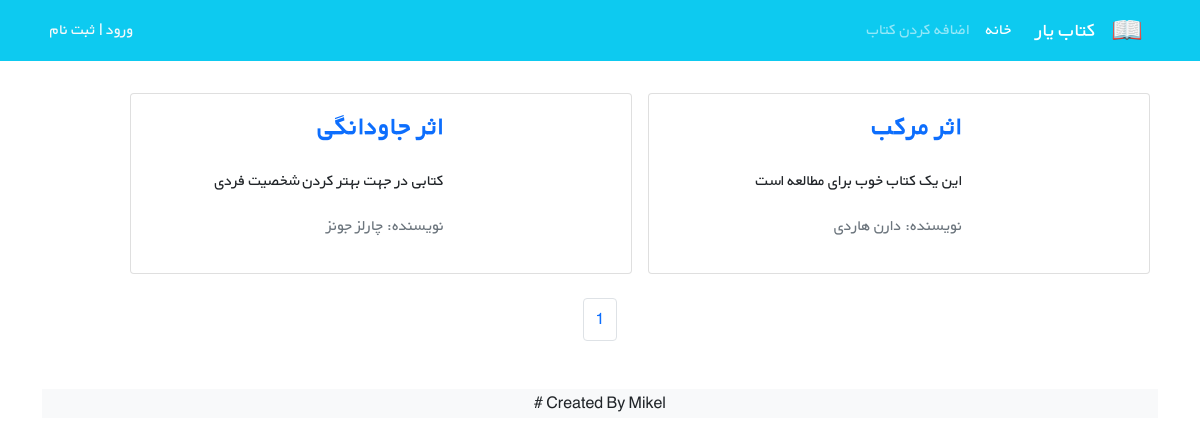
The page /books/ on the database as committed earlier.
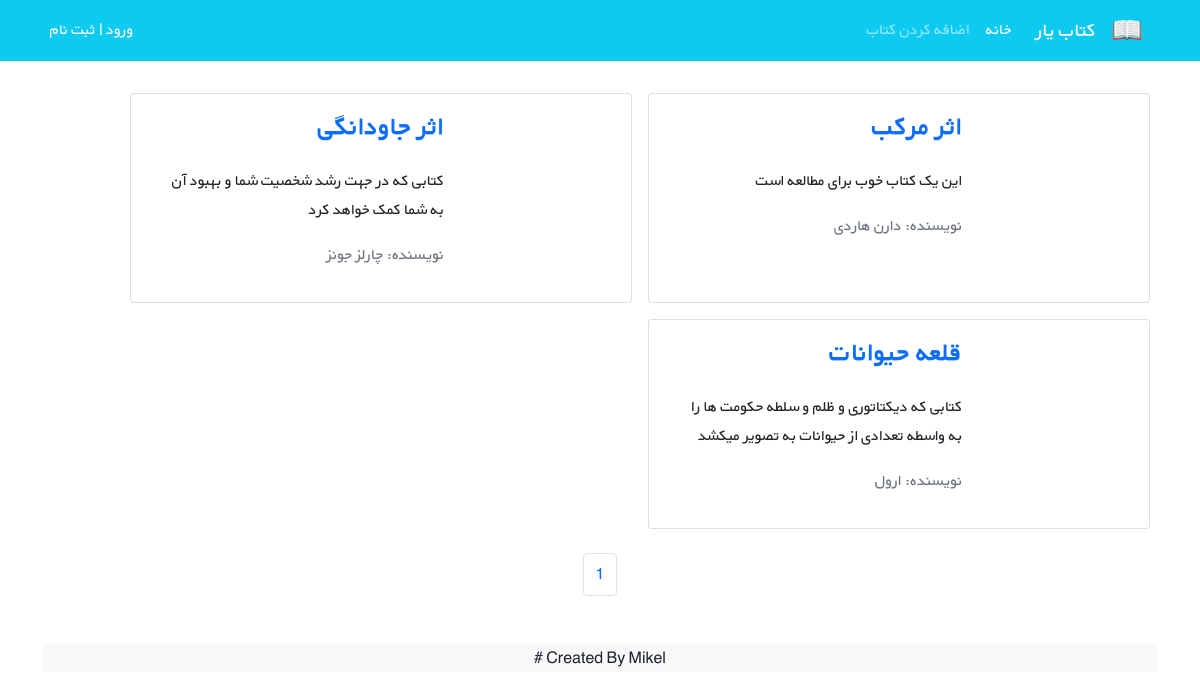
The same page on the database as committed later.
### books/models.py (models this page shows, shortened)
class Book(models.Model):
    title = models.CharField(max_length=200)
    author = models.CharField(max_length=200)
    context = models.TextField()
    price = models.DecimalField(max_digits=5, decimal_places=2)
    cover = models.ImageField(upload_to='covers/', blank=True)
    def get_absolute_url(self):
        return reverse('book_detail', args=[self.id])

### books/views.py (the view)
# urls.py: path('', BookListView.as_view(), name='book_list'),
class BookListView(generic.ListView):
    model = Book
    paginate_by = 6
    template_name = 'books/book_list.html'
    context_object_name = 'books'

### books/templates/books/book_list.html (shortened to what this page needs)
{% extends '_base.html' %}
{% block content %}
    <div class="container mt-4">
        <div class="row flex-row-reverse">
            {% for book in books %}
                <div class="card m-2" style="max-width: 45%">
                    <div class="row g-0 h-100" dir="rtl">
                        <div class="col-md-4">
                        </div>
                        <div class="col-md-8 h-100">
                            <div class="d-flex flex-column justify-content-between h-100">
                                <div class="card-body">
                                    <a class="text-decoration-none" href="{{ book.get_absolute_url }}"><h3
                                            class="card-title"><strong>{{ book.title }}</strong></h3></a>
                                    <p class="card-text pt-3">{{ book.context|truncatewords:30 }}</p>
                                    <p class="text-muted">نویسنده: {{ book.author }}</p>
                                </div>
                            </div>
                        </div>
                    </div>
                </div>
            {% endfor %}
        </div>
    </div>
    <nav aria-label="Page navigation">
        <ul class="pagination justify-content-center mt-3">
            <li class="page-item"><a class="page-link" href="#">{{ page_obj.number }}</a></li>
        </ul>
    </nav>
    <footer class="bg-light text-center text-lg-start mt-5">
        <div class="text-center bg-grey">
            <p> # Created By Mikel <a class="text-dark" href="https://codingyar.com/" target="_blank"></a></p>
        </div>
    </footer>
{% endblock %}

Rows that differ between the two databases and show on the page:
changed Book "اثر جاودانگی": context "کتابی در جهت بهتر کردن شخصیت فردی" → "کتابی که در جهت رشد شخصیت شما و بهبود آن به شما کمک خواهد کرد"
added Book: title "قلعه حیوانات", context "کتابی که دیکتاتوری و ظلم و سلطه حکومت ها را به واسطه تعدادی از حیوانات به تصویر میکشد", author "ارول"
